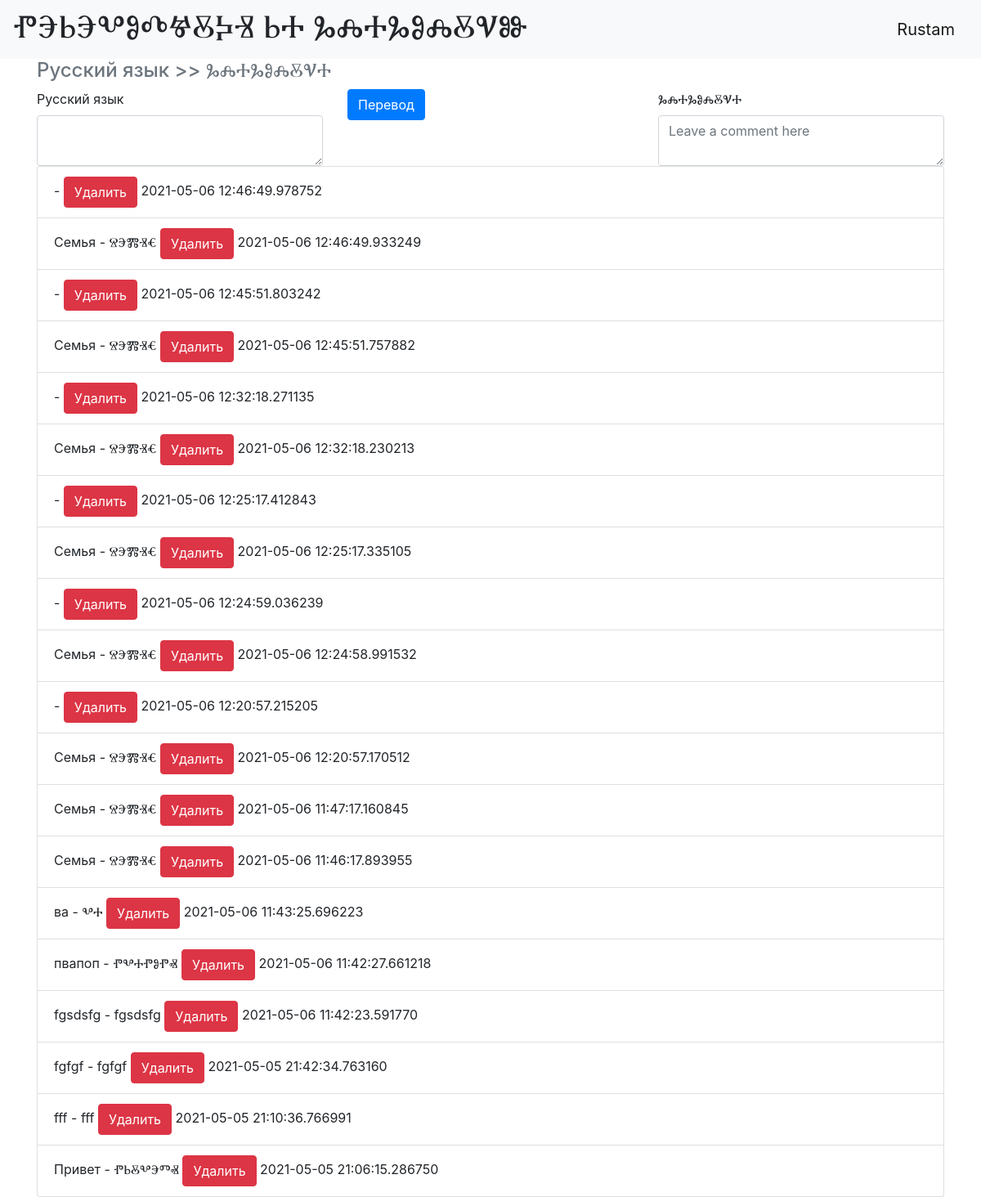
The page / (signed in) on the database its author committed.
### data/users.py (models this page shows, shortened)
class User(SqlAlchemyBase, UserMixin, SerializerMixin):
    __tablename__ = 'users'
    id = sqlalchemy.Column(sqlalchemy.Integer,
                           primary_key=True, autoincrement=True)
    name = sqlalchemy.Column(sqlalchemy.String, nullable=True)
    about = sqlalchemy.Column(sqlalchemy.String, nullable=True)
    email = sqlalchemy.Column(sqlalchemy.String,
                              index=True, unique=True, nullable=True)
    hashed_password = sqlalchemy.Column(sqlalchemy.String, nullable=True)
    created_date = sqlalchemy.Column(sqlalchemy.DateTime,
                                     default=datetime.datetime.now)
    history = orm.relation("History", back_populates='user')

### data/history.py (models this page shows)
class History(SqlAlchemyBase, SerializerMixin):
    __tablename__ = 'history'
    id = sqlalchemy.Column(sqlalchemy.Integer,
                           primary_key=True, autoincrement=True)
    content = sqlalchemy.Column(sqlalchemy.String, nullable=True)
    result = sqlalchemy.Column(sqlalchemy.String, nullable=True)
    created_date = sqlalchemy.Column(sqlalchemy.DateTime,
                                     default=datetime.datetime.now)
    user_id = sqlalchemy.Column(sqlalchemy.Integer,
                                sqlalchemy.ForeignKey("users.id"))
    user = orm.relation('User')

### main.py (the view, shortened to what this page needs)
@app.route('/', methods=['GET', 'POST'])
def main_translate():
    form = TranslateForm()
    history_list = []
    if current_user.is_authenticated:
        db_sess = db_session.create_session()
        history_list = db_sess.query(History).filter(History.user_id ==
                                                     str(current_user.id)).all()[::-1]
        db_sess.close()
    return render_template('index.html', title='ⰒⰅⰓⰅⰂⰑⰄⰝⰋⰍⰠ ⰓⰀ ⰃⰎⰀⰃⰑⰎⰋⰜⰖ',
                           form=form, history=history_list)

### forms/translate_form.py
class TranslateForm(FlaskForm):
    content = TextAreaField("Русский язык", validators=[DataRequired()])
    submit = SubmitField("Перевод")

### data/db_session.py (called while the page is built)
def create_session() -> Session:
    global __factory
    return __factory()

### main.py (called while the page is built)
@login_manager.user_loader
def load_user(user_id):
    db_sess = db_session.create_session()
    return db_sess.query(User).get(user_id)

### templates/index.html (shortened to what this page needs)
{% extends "base.html" %}
{% block content %}
<h4 class="text-muted">Русский язык >> ⰃⰎⰀⰃⰑⰎⰋⰜⰀ</h4>
<form action="" method="post">
    <div class="row g-2">
        <div class="col-md">
            <div class="form-floating">
                {{form.content.label}}<br>
                {{form.content(class="form-control") }}
            </div>
        </div>
        <div class="col-md">
            {{ form.submit(type="submit", class="btn btn-primary")}}
        </div>
        <div class="col-md">
            <div class="form-floating">
                <label for="floatingTextarea">ⰃⰎⰀⰃⰑⰎⰋⰜⰀ</label><br>
                <textarea class="form-control" placeholder="Leave a comment here"
                          id="floatingTextarea">{{result}}</textarea>
            </div>
        </div>
    </div>
</form>
<ul class="list-group list-group-horizontal-xxl">
    {% for item in history %}
    <li class="list-group-item">{{item.content}} - {{item.result}} <a href="/old_trans_delete/{{ item.id }}" class="btn btn-danger">
        Удалить
    </a> {{item.created_date}}</li>
    {% endfor %}
</ul>
{% endblock %}

### templates/base.html (shortened to what this page needs)
<!doctype html>
<html lang="en">
<head>
    <link rel="stylesheet" href="https://cdn.jsdelivr.net/npm/bootstrap@4.6.0/dist/css/bootstrap.min.css"
>
</head>
<body>
<header>
    <nav class="navbar navbar-light bg-light">
        <h1 class="h1">ⰒⰅⰓⰅⰂⰑⰄⰝⰋⰍⰠ ⰓⰀ ⰃⰎⰀⰃⰑⰎⰋⰜⰖ</h1>
        {% if current_user.is_authenticated %}
        <a class="navbar-brand" href="/logout">{{ current_user.name }}</a>
        {% else %}
        <p>
            <a class="btn btn-primary " href="/register">Зарегистрироваться</a>
            <a class="btn btn-success" href="/login">Войти</a>
        </p>
        {% endif %}
    </nav>
</header>
<main role="main" class="container">
    {% block content %}{% endblock %}
</main>
</body>
</html>

### rows shown on the page
User: name "Rustam"
History: created_date "2021-05-06 12:46:49.978752"
History: content "Семья", result "ⰔⰅⰏⰠⰤ", created_date "2021-05-06 12:46:49.933249"
History: created_date "2021-05-06 12:45:51.803242"
History: content "Семья", result "ⰔⰅⰏⰠⰤ", created_date "2021-05-06 12:45:51.757882"
History: created_date "2021-05-06 12:32:18.271135"
History: content "Семья", result "ⰔⰅⰏⰠⰤ", created_date "2021-05-06 12:32:18.230213"
History: created_date "2021-05-06 12:25:17.412843"
History: content "Семья", result "ⰔⰅⰏⰠⰤ", created_date "2021-05-06 12:25:17.335105"
History: created_date "2021-05-06 12:24:59.036239"
History: content "Семья", result "ⰔⰅⰏⰠⰤ", created_date "2021-05-06 12:24:58.991532"
History: created_date "2021-05-06 12:20:57.215205"
History: content "Семья", result "ⰔⰅⰏⰠⰤ", created_date "2021-05-06 12:20:57.170512"
History: content "Семья", result "ⰔⰅⰏⰠⰤ", created_date "2021-05-06 11:47:17.160845"
History: content "Семья", result "ⰔⰅⰏⰠⰤ", created_date "2021-05-06 11:46:17.893955"
History: content "ва", result "ⰂⰀ", created_date "2021-05-06 11:43:25.696223"
History: content "пвапоп", result "ⰒⰂⰀⰒⰑⰒⰟ", created_date "2021-05-06 11:42:27.661218"
History: content "fgsdsfg", result "fgsdsfg", created_date "2021-05-06 11:42:23.591770"
History: content "fgfgf", result "fgfgf", created_date "2021-05-05 21:42:34.763160"
History: content "fff", result "fff", created_date "2021-05-05 21:10:36.766991"
History: content "Привет", result "ⰒⰓⰋⰂⰅⰕⰟ", created_date "2021-05-05 21:06:15.286750"
